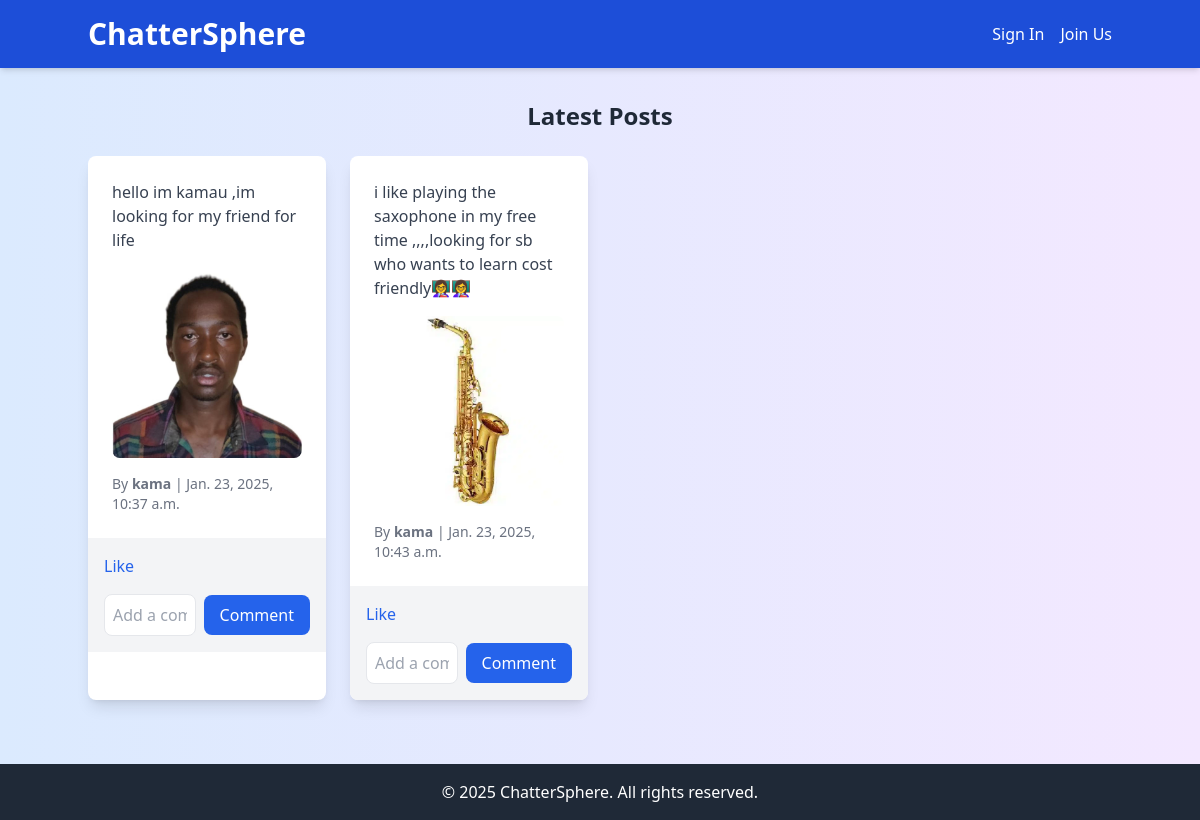
The page / on the database its author committed.
### media/models.py (models this page shows)
class Post(models.Model):
    user = models.ForeignKey(User, on_delete=models.CASCADE)
    content = models.TextField()
    image = models.ImageField(upload_to='posts/', null=True, blank=True)
    created_at = models.DateTimeField(auto_now_add=True)

### media/views.py (the view)
# urls.py: path('', HomeView.as_view(), name='home'),
class HomeView(ListView):
    model = Post
    template_name = 'home.html'
    context_object_name = 'posts'
    paginate_by = 10
    def get_queryset(self):
        queryset = super().get_queryset()
        for post in queryset:
            post.top_level_comments = post.comments.filter(parent=None)
        return queryset

### media/templates/home.html (shortened to what this page needs)
{% extends 'base.html' %}
{% block content %}
    <h2 class="text-2xl mb-6 font-semibold text-center">Latest Posts</h2>
    <div class="grid grid-cols-1 sm:grid-cols-2 md:grid-cols-3 lg:grid-cols-4 gap-6">
        {% for post in posts %}
            <div class="bg-white rounded-lg shadow-lg overflow-hidden">
                <div class="p-6">
                    <p class="mb-4 text-gray-700">{{ post.content }}</p>
                    {% if post.image %}
                        <img src="{{ post.image.url }}" alt="Post Image" class="w-full h-auto mb-4 rounded-lg">
                    {% endif %}
                    <p class="text-gray-500 text-sm">By <span class="font-bold">{{ post.user.username }}</span> | {{ post.created_at }}</p>
                </div>
                <div class="bg-gray-100 p-4">
                    <a href="{% url 'like_post' post.id %}" class="text-blue-600 hover:text-blue-800">Like</a>
                    <form method="POST" action="{% url 'comment_post' post.id %}" class="mt-4">
                        <div class="flex items-center">
                            <input type="text" name="content" placeholder="Add a comment" class="border rounded-lg p-2 w-full mr-2">
                            <button type="submit" class="bg-blue-600 text-white px-4 py-2 rounded-lg">Comment</button>
                        </div>
                    </form>
                </div>
            </div>
        {% endfor %}
    </div>
{% endblock %}

### media/templates/base.html (shortened to what this page needs)
<!DOCTYPE html>
<html lang="en">
<head>
    <script src="https://cdn.tailwindcss.com"></script>
</head>
<body class="bg-gradient-to-r from-blue-100 to-purple-100 text-gray-800 min-h-screen flex flex-col">
    <header class="bg-blue-700 text-white py-4 shadow-md">
        <div class="container mx-auto flex justify-between items-center">
            <h1 class="text-3xl font-bold">ChatterSphere</h1>
            <nav class="flex space-x-4 relative">
                {% if user.is_authenticated %}
                    <span class="mr-4">Hello, {{ user.username }}</span>
                    <a href="{% url 'user_followers' user.id %}" class="nav-link">My Followers</a>
                    <a href="{% url 'user_following' user.id %}" class="nav-link">Following</a>
                    <a href="{% url 'create_post' %}" class="nav-link">New Post</a>
                    <a href="{% url 'search_users' %}" class="nav-link">Find Friends</a>
                    <a href="{% url 'logout' %}" class="nav-link">Sign Out</a>
                    <div class="relative">
                        <button onclick="toggleDropdown()" class="nav-link">Manage Posts</button>
                        <div id="dropdown" class="hidden absolute right-0 mt-2 w-48 bg-white rounded-md shadow-lg py-2 z-20">
                            <a href="#" onclick="openDeleteModal()" class="block px-4 py-2 text-gray-800 hover:bg-gray-200">Delete Post</a>
                        </div>
                    </div>
                {% else %}
                    <a href="{% url 'login' %}" class="nav-link">Sign In</a>
                    <a href="{% url 'signup' %}" class="nav-link">Join Us</a>
                {% endif %}
            </nav>
        </div>
    </header>
    <main class="container mx-auto py-8 flex-grow">
        {% block content %}{% endblock %}
    </main>
    <footer class="bg-gray-800 text-white text-center py-4 mt-8">
        <p>&copy; 2025 ChatterSphere. All rights reserved.</p>
    </footer>
</body>
</html>

### rows shown on the page
Post: content "hello im kamau ,im looking for my friend for life", image (picture), user.username "kama", created_at "Jan. 23, 2025, 10:37 a.m."
Post: content "i like playing the saxophone in my free time ,,,,looking for sb who wants to learn cost friendly👩‍🏫👩‍🏫", image (picture), user.username "kama", created_at "Jan. 23, 2025, 10:43 a.m."
